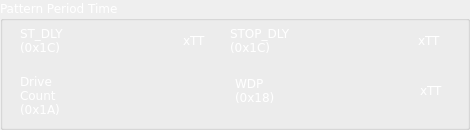
  <widget class="QGroupBox" name="grpPPT">
   <property name="geometry">
    <rect>
     <x>310</x>
     <y>200</y>
     <width>470</width>
     <height>130</height>
    </rect>
   </property>
   <property name="palette">
    <palette>
     <active>
      <colorrole role="WindowText">
       <brush brushstyle="SolidPattern">
        <color alpha="255">
         <red>255</red>
         <green>255</green>
         <blue>255</blue>
        </color>
       </brush>
      </colorrole>
      <colorrole role="Text">
       <brush brushstyle="SolidPattern">
        <color alpha="255">
         <red>255</red>
         <green>255</green>
         <blue>255</blue>
        </color>
       </brush>
      </colorrole>
      <colorrole role="ButtonText">
       <brush brushstyle="SolidPattern">
        <color alpha="255">
         <red>255</red>
         <green>255</green>
         <blue>255</blue>
        </color>
       </brush>
      </colorrole>
      <colorrole role="Base">
       <brush brushstyle="SolidPattern">
        <color alpha="255">
         <red>85</red>
         <green>0</green>
         <blue>0</blue>
        </color>
       </brush>
      </colorrole>
      <colorrole role="Shadow">
       <brush brushstyle="SolidPattern">
        <color alpha="255">
         <red>85</red>
         <green>0</green>
         <blue>0</blue>
        </color>
       </brush>
      </colorrole>
     </active>
     <inactive>
      <colorrole role="WindowText">
       <brush brushstyle="SolidPattern">
        <color alpha="255">
         <red>255</red>
         <green>255</green>
         <blue>255</blue>
        </color>
       </brush>
      </colorrole>
      <colorrole role="Text">
       <brush brushstyle="SolidPattern">
        <color alpha="255">
         <red>255</red>
         <green>255</green>
         <blue>255</blue>
        </color>
       </brush>
      </colorrole>
      <colorrole role="ButtonText">
       <brush brushstyle="SolidPattern">
        <color alpha="255">
         <red>255</red>
         <green>255</green>
         <blue>255</blue>
        </color>
       </brush>
      </colorrole>
      <colorrole role="Base">
       <brush brushstyle="SolidPattern">
        <color alpha="255">
         <red>85</red>
         <green>0</green>
         <blue>0</blue>
        </color>
       </brush>
      </colorrole>
      <colorrole role="Shadow">
       <brush brushstyle="SolidPattern">
        <color alpha="255">
         <red>85</red>
         <green>0</green>
         <blue>0</blue>
        </color>
       </brush>
      </colorrole>
     </inactive>
     <disabled>
      <colorrole role="WindowText">
       <brush brushstyle="SolidPattern">
        <color alpha="255">
         <red>255</red>
         <green>255</green>
         <blue>255</blue>
        </color>
       </brush>
      </colorrole>
      <colorrole role="Text">
       <brush brushstyle="SolidPattern">
        <color alpha="255">
         <red>255</red>
         <green>255</green>
         <blue>255</blue>
        </color>
       </brush>
      </colorrole>
      <colorrole role="ButtonText">
       <brush brushstyle="SolidPattern">
        <color alpha="255">
         <red>255</red>
         <green>255</green>
         <blue>255</blue>
        </color>
       </brush>
      </colorrole>
      <colorrole role="Base">
       <brush brushstyle="SolidPattern">
        <color alpha="255">
         <red>108</red>
         <green>108</green>
         <blue>107</blue>
        </color>
       </brush>
      </colorrole>
      <colorrole role="Shadow">
       <brush brushstyle="SolidPattern">
        <color alpha="255">
         <red>85</red>
         <green>0</green>
         <blue>0</blue>
        </color>
       </brush>
      </colorrole>
     </disabled>
    </palette>
   </property>
   <property name="font">
    <font>
     <family>DejaVu Sans</family>
    </font>
   </property>
   <property name="title">
    <string>Pattern Period Time</string>
   </property>
   <widget class="QLabel" name="label_11">
    <property name="geometry">
     <rect>
      <x>20</x>
      <y>20</y>
      <width>71</width>
      <height>41</height>
     </rect>
    </property>
    <property name="text">
     <string>ST_DLY
(0x1C)</string>
    </property>
   </widget>
   <widget class="QLabel" name="label_12">
    <property name="geometry">
     <rect>
      <x>230</x>
      <y>20</y>
      <width>81</width>
      <height>41</height>
     </rect>
    </property>
    <property name="text">
     <string>STOP_DLY
(0x1C)</string>
    </property>
   </widget>
   <widget class="QLabel" name="label_13">
    <property name="geometry">
     <rect>
      <x>183</x>
      <y>30</y>
      <width>41</width>
      <height>20</height>
     </rect>
    </property>
    <property name="text">
     <string>xTT</string>
    </property>
   </widget>
   <widget class="QLabel" name="label_14">
    <property name="geometry">
     <rect>
      <x>418</x>
      <y>30</y>
      <width>31</width>
      <height>20</height>
     </rect>
    </property>
    <property name="text">
     <string>xTT</string>
    </property>
   </widget>
   <widget class="QLabel" name="label_15">
    <property name="geometry">
     <rect>
      <x>420</x>
      <y>80</y>
      <width>31</width>
      <height>20</height>
     </rect>
    </property>
    <property name="text">
     <string>xTT</string>
    </property>
   </widget>
   <widget class="QLabel" name="label_16">
    <property name="geometry">
     <rect>
      <x>20</x>
      <y>70</y>
      <width>51</width>
      <height>51</height>
     </rect>
    </property>
    <property name="text">
     <string>Drive
Count
(0x1A)</string>
    </property>
   </widget>
   <widget class="QLabel" name="label_20">
    <property name="geometry">
     <rect>
      <x>411</x>
      <y>80</y>
      <width>31</width>
      <height>20</height>
     </rect>
    </property>
    <property name="text">
     <string/>
    </property>
   </widget>
   <widget class="QLabel" name="label_21">
    <property name="geometry">
     <rect>
      <x>235</x>
      <y>70</y>
      <width>91</width>
      <height>41</height>
     </rect>
    </property>
    <property name="text">
     <string>WDP
(0x18)</string>
    </property>
   </widget>
  </widget>
